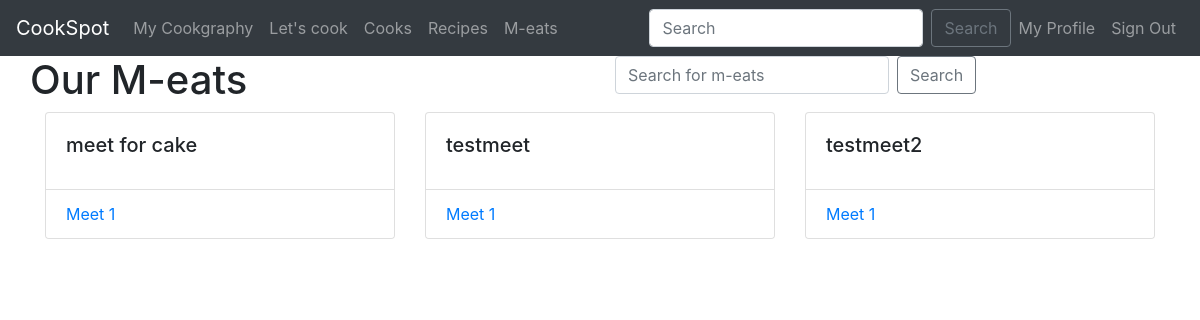
The page /meets/ (signed in) on the database as committed earlier.
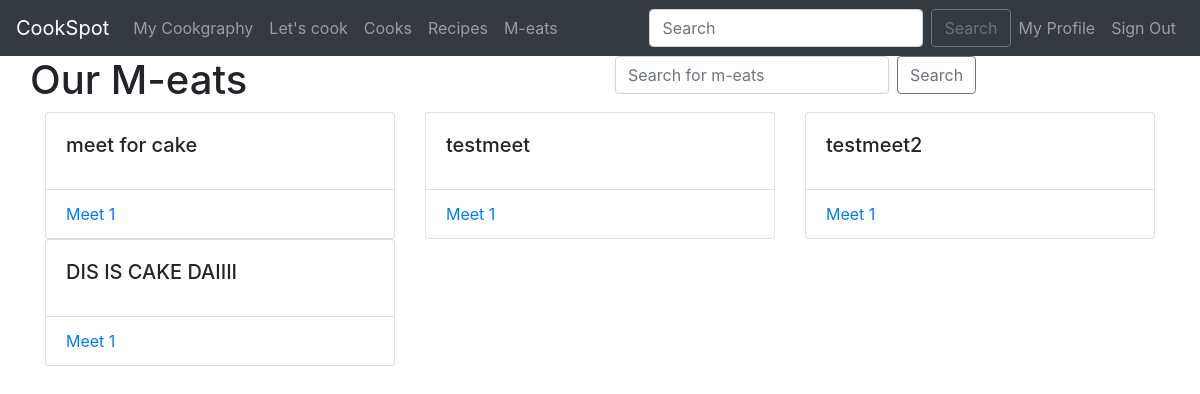
The same page on the database as committed later.
### CookSpot/models.py (models this page shows, shortened)
class Meets(models.Model):
    user = models.ForeignKey(User, on_delete=models.CASCADE)
    recipe = models.ForeignKey(Recipe, on_delete=models.CASCADE)
    maximumparticipants = models.IntegerField(blank=True, null=True)
    participants = ManyToManyField(User, related_name="participants", blank=True)
    name = models.CharField(max_length=254)
    date = models.DateField()
    desc = models.TextField()

### CookSpot/views.py (the view)
# urls.py: path("meets/", views.meets, name="meets"),
@login_required()
def meets(request):
    meets = Meets.objects.filter(user=request.user)
    if request.method == "POST":
        searched = request.POST['searched']
        searchedMeats = Meets.objects.filter(name__contains = searched)
        return render(request, "meets.html", {'searched':searched, 'meats':searchedMeats})
    return render(request, "meets.html", context={'meets': meets})

### templates/meets.html (shortened to what this page needs)
{% extends "index.html" %}
{% block content %}
<div class="container-fluid">
  <div class="row" >
    <div class="cols-12 col-md-6 align-self-center" >
      <h1>Our M-eats</h1>
    </div>
    <div class="col-md-6">
      <form  class="form-inline" class="text-right" method="POST" name="meets" action="{% url 'web:meets' %}">{% csrf_token %}
        <input class="form-control mr-sm-2" type="search" placeholder="Search for m-eats" aria-label="Search" name="searched">
        <button class="btn btn-outline-secondary my-2 my-sm-0" type="submit" onclick="document.meets.submit()" >Search</button>
      </form>
    </div>
  </div>
  <div style="display: flex; flex-direction: row; flex-wrap: wrap">
    {% for i in meets %}
    <div class="col-md-4">
        <div class="card">
            <div class="card-body">
                <h5 class="card-title">{{i.name}}</h5>
              </div>
            <ul class="list-group list-group-flush">
              <li class="list-group-item"><a href="#">Meet 1</a></li>
            </ul>
          </div>
    </div>
    {% endfor %}
    </div>
{% endblock %}

### templates/index.html (shortened to what this page needs)
<!DOCTYPE html>
<html>
    <head>
        <link rel="stylesheet" href="https://maxcdn.bootstrapcdn.com/bootstrap/4.0.0/css/bootstrap.min.css">
    </head>
    <body>
        <nav class="navbar navbar-expand-md navbar-dark bg-dark">
            <a class="navbar-brand" href="/homepage">CookSpot</a>
            <div class="collapse navbar-collapse" id="navbarNav">
              <ul class="navbar-nav">
                {% if user.is_authenticated %}
                  <li class="nav-item">
                    <a class="nav-link" href="/{{user.username}}/mycookgraphy">My Cookgraphy </a>
                  </li>
                  <li class="nav-item">
                    <a class="nav-link" href="/{{user.username}}/newmeet">Let's cook</a>
                  </li>
                {% endif %}
                <li class="nav-item">
                    <a class="nav-link" href="/users">Cooks</a>
                </li>
                <li class="nav-item">
                    <a class="nav-link" href="/allrecipes">Recipes</a>
                </li>
                {% if user.is_authenticated %}
                  <li class="nav-item">
                    <a class="nav-link" href="/meets">M-eats</a>
                  </li>
                {% else %}
                  <li class="nav-item">
                    <a class="nav-link" href="/accounts/login">M-eats </a>
                  </li>
                {% endif %}
              </ul>
            </div>
            <div class="collapse navbar-collapse justify-content-end" id="navbarNav">
              <form  class="form-inline" class="text-right" method="POST" action="{% url 'web:search-things' %}" id="searchbar" > {% csrf_token %}
                <input class="form-control mr-sm-2" type="search" placeholder="Search" aria-label="Search" name="searched">
                <button class="btn btn-outline-secondary my-2 my-sm-0" type="submit">Search</button>
              </form>
              <ul class="navbar-nav" >
                {% if user.is_authenticated %}
                  <li class="nav-item">
                  <a class="nav-link" href="/{{request.user.username}}/myprofile">My Profile</a>
                  </li>
                  <li class="nav-item">
                    <a class="nav-link" href="{% url 'logout'%}">Sign Out</a>
                  </li>
                {% else %}
                  <li class="nav-item">
                    <a class="nav-link" href="{% url 'web:login'%}">Sign In</a>
                  </li>
                {% endif %}
              </ul>
            </div>
        </nav>
        <div class="container-fluid">
            {% block content %}{% endblock %}
        </div>
    </body>
</html>

Rows that differ between the two databases and show on the page:
added Meets: name "DIS IS CAKE DAIIII"
